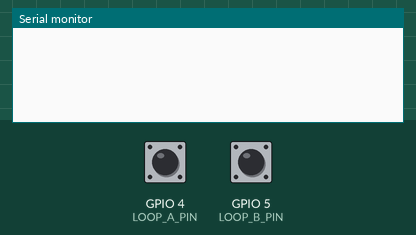
Recording of a sketch running on a simulated ESP32. Parts: the last lines printed to the serial monitor. The inputs (shaded band) are chosen by the test bench; at power-on: GPIO 4 (LOOP_A_PIN) HIGH, GPIO 5 (LOOP_B_PIN) HIGH.

Above: at 1.2 s.
1.3 s: GPIO 4 (LOOP_A_PIN) pulled LOW for 0.15 s
At 2.5 s:
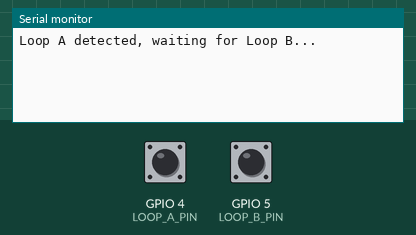
2.9 s: GPIO 5 (LOOP_B_PIN) pulled LOW for 0.15 s
At 4.0 s:
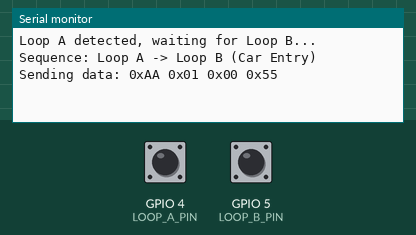
4.5 s: GPIO 5 (LOOP_B_PIN) pulled LOW for 1 s
At 5.2 s:
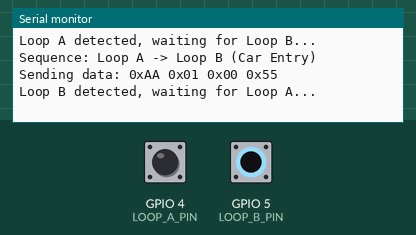
7.0 s: GPIO 4 (LOOP_A_PIN) pulled LOW for 1 s
At 8.3 s:
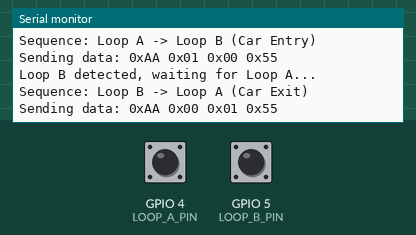

Measured:
- after the input at 1.3 s, the serial monitor: prints a new line at once (image 1)
- after the input at 2.9 s, the serial monitor: prints a new line at once (image 2)
- after the input at 4.5 s, the serial monitor: prints a new line at once (image 3)
- after the input at 7.0 s, the serial monitor: prints a new line at once (image 4)

The sketch:

Gate2entryexit.ino
```cpp
/*
TX (from RS485 module) → RX (GPIO 17) on the ESP32.
RX (from RS485 module) → TX (GPIO 16) on the ESP32.
VCC (from RS485 module) → 5V or 3.3V (depending on the module) on the ESP32.
GND (from RS485 module) → GND on the ESP32.

LOOP A(NO) - p4
LOOP A(COM)       - gnd ()
LOOP B(NO) - p5
LOOP B(COM)       - gnd ()


*/


#define LOOP_A_PIN 4
#define LOOP_B_PIN 5

unsigned long detectionTimestamp = 0;
unsigned long timeout = 180000;

bool loopADetected = false;
bool loopBDetected = false;
bool sequenceComplete = false;

HardwareSerial mySerial(1);

void setup() {
  pinMode(LOOP_A_PIN, INPUT_PULLUP);
  pinMode(LOOP_B_PIN, INPUT_PULLUP);
  Serial.begin(9600);
  Serial2.begin(9600, SERIAL_8N1, 16, 17);
}

void loop() {
  if (sequenceComplete) {
    delay(1000);
    resetSequence();
    sequenceComplete = false;
    return;
  }

  if (digitalRead(LOOP_A_PIN) == LOW && !loopADetected && !loopBDetected) {
    loopADetected = true;
    detectionTimestamp = millis();
    Serial.println("Loop A detected, waiting for Loop B...");
  }

  if (digitalRead(LOOP_B_PIN) == LOW && !loopBDetected && !loopADetected) {
    loopBDetected = true;
    detectionTimestamp = millis();
    Serial.println("Loop B detected, waiting for Loop A...");
  }

  if (loopADetected && !loopBDetected) {
    if (digitalRead(LOOP_B_PIN) == LOW) {
      Serial.println("Sequence: Loop A -> Loop B (Car Entry)");
      sendProtocol(true);
      resetSequence();
      sequenceComplete = true;
    }
    else if (millis() - detectionTimestamp > timeout) {
      Serial.println("Timeout: Restarting sequence...");
      resetSequence();
      sequenceComplete = true;
    }
  }

  // If Loop B -> Loop A detected (Car Exit)
  if (loopBDetected && !loopADetected) {
    if (digitalRead(LOOP_A_PIN) == LOW) {
      Serial.println("Sequence: Loop B -> Loop A (Car Exit)");
      sendProtocol(false);
      resetSequence();
      sequenceComplete = true;
    } else if (millis() - detectionTimestamp > timeout) {
      Serial.println("Timeout: Restarting sequence...");
      resetSequence();
      sequenceComplete = true;
    }
  }
}

void sendProtocol(bool isEntry) {
  byte entryMessage[] = {0xAA, 0x01, 0x00, 0x55};
  byte exitMessage[] = {0xAA, 0x00, 0x01, 0x55};

  byte* messageToSend;

  // Determine which message to send based on the isEntry flag
  if (isEntry) {
    messageToSend = entryMessage;
  } else {
    messageToSend = exitMessage;
  }

  // Print the data to Serial Monitor for debugging
  Serial.print("Sending data: ");
  for (int i = 0; i < 4; i++) {
    Serial.print("0x");
    if (messageToSend[i] < 0x10) {
      Serial.print("0");
    }
    Serial.print(messageToSend[i], HEX);
    Serial.print(" ");
  }
  Serial.println();

  // Send the selected message over RS485
  mySerial.write(messageToSend, sizeof(entryMessage));
}

// Function to reset the sequence variables
void resetSequence() {
  loopADetected = false;
  loopBDetected = false;
  detectionTimestamp = 0;
}
```
